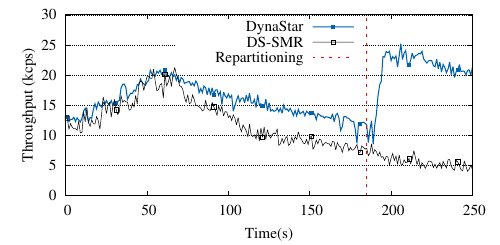

The gnuplot source for this figure:
set terminal postscript eps enhanced color solid lw 1.5 "Times-Roman" 22
set output './social-network-dynamic.ps'
set size 1,0.7

set grid ytics
set style data lines

set style line 1 lc rgb '#0060ad' lt 1 lw 2 pt 5 pi 30 ps 1
set style line 2 lc rgb '#000000' lt 1 lw 1 pt 4 pi 30 ps 1

set ylabel "Throughput (kcps)" offset 1.5

unset xlabel
set key top center

set yrange [0:30]

set xlabel "Time(s)"
set xrange [0:250]
set xtics 0,50,250

# set arrow from 185,0 to 185,30 filled back lw 4 lc rgb "red" lt 0 nohead
# set label 'arrowstyle 8:' at -520,-170 right

plot 'social-network-dynamic.dat' using 2 with linespoints ls 1 title "DynaStar",\
     '' using 3 with linespoints ls 2 title "DS-SMR",\
     'social-network-dynamic-repartition.dat' using 1:2:3:4 with vector lw 4 lc rgb "red" lt 0 nohead title "Repartitioning"
